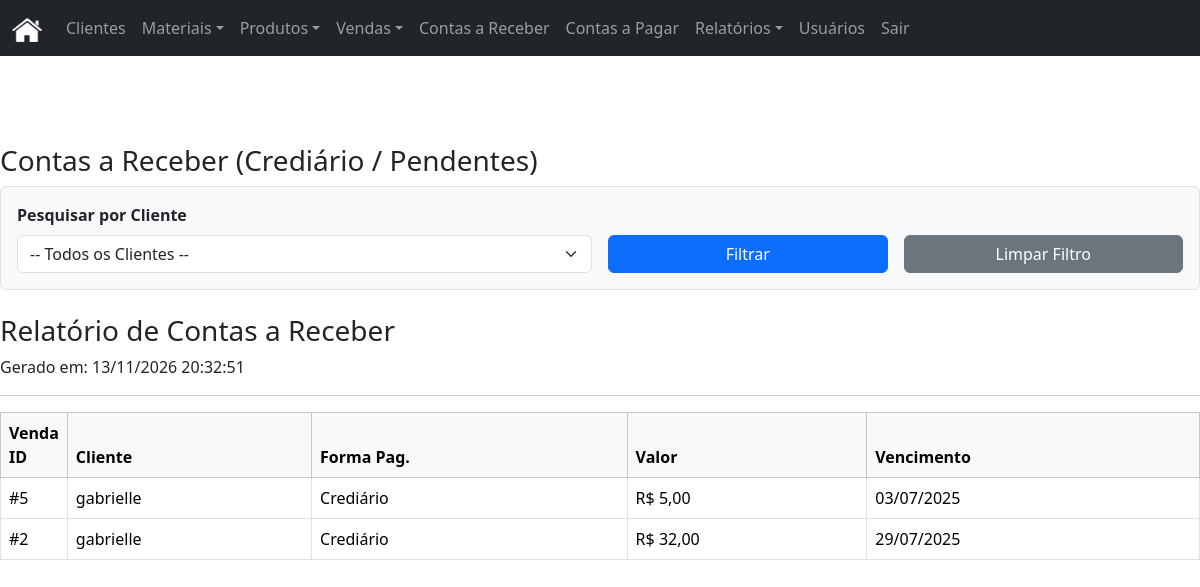
Page /index.php?page=contas_receber (signed in) on the committed database.
### tables this page shows
CREATE TABLE `venda_pagamentos` (
  `id` int(11) NOT NULL AUTO_INCREMENT,
  `venda_id` int(11) NOT NULL,
  `forma_pagamento` enum('Dinheiro','Cartão Débito','Cartão Crédito','Pix','Boleto','Crediário') NOT NULL,
  `valor` decimal(10,2) NOT NULL,
  `data_vencimento` date NOT NULL,
  `status` enum('pago','pendente','cancelado') NOT NULL DEFAULT 'pendente',
  `data_pagamento` datetime DEFAULT NULL,
  PRIMARY KEY (`id`),
  KEY `venda_id` (`venda_id`),
  CONSTRAINT `venda_pagamentos_ibfk_1` FOREIGN KEY (`venda_id`) REFERENCES `vendas` (`id`) ON DELETE CASCADE
);

CREATE TABLE `vendas` (
  `id` int(11) NOT NULL AUTO_INCREMENT,
  `cliente_id` int(11) NOT NULL,
  `data_venda` timestamp NOT NULL DEFAULT current_timestamp(),
  `valor_total` decimal(10,2) NOT NULL,
  `status_venda` enum('ativa','estornada') NOT NULL DEFAULT 'ativa',
  PRIMARY KEY (`id`),
  KEY `cliente_id` (`cliente_id`),
  CONSTRAINT `vendas_ibfk_1` FOREIGN KEY (`cliente_id`) REFERENCES `clientes` (`id`)
);

CREATE TABLE `clientes` (
  `id` int(11) NOT NULL AUTO_INCREMENT,
  `nome` varchar(255) NOT NULL,
  `email` varchar(255) DEFAULT NULL,
  `telefone` varchar(20) DEFAULT NULL,
  `endereco` text DEFAULT NULL,
  PRIMARY KEY (`id`)
);

### modulos/contas_receber/index.php (the view, shortened to what this page needs)
<?php
$sql_where_clauses = ["vp.status = 'pendente'"];
$sql_params = [];
$where_condition = implode(' AND ', $sql_where_clauses);
$sql = "
    SELECT vp.*, v.id as venda_id, c.nome as cliente_nome
    FROM venda_pagamentos vp
    JOIN vendas v ON vp.venda_id = v.id
    JOIN clientes c ON v.cliente_id = c.id
    WHERE $where_condition
    ORDER BY vp.data_vencimento ASC
";
$stmt = $pdo->prepare($sql);
$stmt->execute($sql_params);
$contas = $stmt->fetchAll();
?>
<div class="no-print">
    <h3>Contas a Receber (Crediário / Pendentes)</h3>
    <form method="GET" class="form-filters border p-3 mb-4 rounded bg-light">
        <div class="row g-3 align-items-end">
            <div class="col-md-6">
                <label for="cliente_id" class="form-label"><strong>Pesquisar por Cliente</strong></label>
                <select class="form-select" id="cliente_id" name="cliente_id">
                    <option value="">-- Todos os Clientes --</option>
                </select>
            </div>
            <div class="col-md-3">
                <button type="submit" class="btn btn-primary w-100">Filtrar</button>
            </div>
            <div class="col-md-3">
                <a href="index.php?page=contas_receber" class="btn btn-secondary w-100">Limpar Filtro</a>
            </div>
        </div>
    </form>
</div>
<div class="printable-area">
    <h3>Relatório de Contas a Receber</h3>
    <p>Gerado em: <?= date('d/m/Y H:i:s') ?></p>
    <hr>
    <table class="table table-bordered">
        <thead class="table-light">
            <tr>
                <th style="width: 5%;">Venda ID</th>
                <th>Cliente</th>
                <th>Forma Pag.</th>
                <th>Valor</th>
                <th>Vencimento</th>
            </tr>
        </thead>
        <tbody>
            <?php if (count($contas) > 0): ?>
                <?php foreach($contas as $conta): ?>
                <tr>
                    <td>#<?= $conta['venda_id'] ?></td>
                    <td><?= htmlspecialchars($conta['cliente_nome']) ?></td>
                    <td><?= htmlspecialchars($conta['forma_pagamento']) ?></td>
                    <td>R$ <?= number_format($conta['valor'], 2, ',', '.') ?></td>
                    <td><?= date('d/m/Y', strtotime($conta['data_vencimento'])) ?></td>
                </tr>
                <?php endforeach; ?>
            <?php else: ?>
                <tr>
                    <td colspan="5" class="text-center">Nenhuma conta a receber encontrada para o filtro selecionado.</td>
                </tr>
            <?php endif; ?>
        </tbody>
    </table>
</div>

### includes/header.php (style rules this page uses)
body { padding-top: 5rem; }

### rows in the picture
venda_pagamentos: venda "5", clientes.nome "gabrielle", forma_pagamento "Crediário", valor "5,00", data_vencimento "03/07/2025"
venda_pagamentos: venda "2", clientes.nome "gabrielle", forma_pagamento "Crediário", valor "32,00", data_vencimento "29/07/2025"
